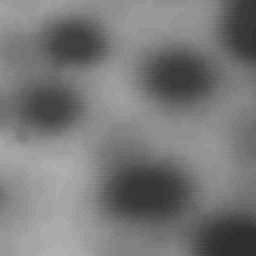
%> input picture Codes for Exercise 7/7.tif, 128 x 128 px (shown 2 times larger)
$ octave Watershed.m   (GNU Octave 9; MATLAB toolbox functions it lacks are replaced by stand-ins)
%> lines starting %> are read from the running program, lines starting %| are printed output that depends on the picture; in (x1, y1, x2, y2) boxes, pixels count from 0 and x2, y2 are one past the last pixel; in counts of white or black regions, pixels touching at a corner belong together; the program's own positions count from 1
%in barnamei baraye WATERSHED ast,BARAYE
%EJRAYE BARNAME HAME BARNAME RA ENTEKHAB KARDE(Ctrl+A & Ctrl+C)VA DAR Command
%Window MATLAB PASTE KONID.
clc;
clear all;
close all;
Img=imread('7.tif');
%> Img: size 128x128 uint8; min 4, max 120, mean 71.2
bi=im2bw(Img,graythresh(Img));
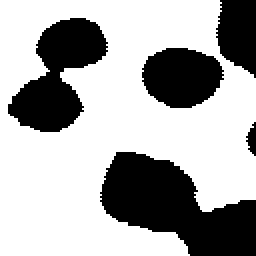
%> bi: size 128x128 logical (shown 2 times larger); 66.7% white; 5 black regions, box (x1, y1, x2, y2) and area: (50, 76, 128, 128) 2358, (4, 9, 54, 66) 1496, (71, 24, 112, 54) 943, (108, 0, 128, 39) 604, (123, 61, 128, 78) 53
bic=~bi;
dd=bwdist(bic);
W=watershed(-dd);
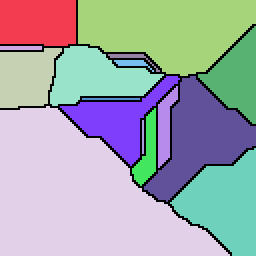
%> W: size 128x128 uint8 (shown 2 times larger); 17 distinct labels, from 0 to 16; one colour per label, 0 black
w=W==0;
%> w: size 128x128 logical; 5.6% white in thin lines or dots
rImg=bi&~w;
%> rImg: size 128x128 logical; 64.2% white; 1 black region, box (x1, y1, x2, y2) and area: (0, 0, 128, 128) 5860
figure,imshow(Img),title('tasvire vorudi');
h=fspecial('sobel');
Imgd=im2double(Img);
jazr=sqrt(imfilter(Imgd,h,'replicate').^2+imfilter(Imgd,h','replicate').^2);
mor=imclose(imopen(jazr,ones(3,3)),ones(3,3));
Wd=watershed(mor);
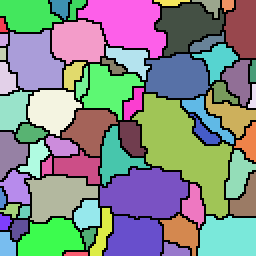
%> Wd: size 128x128 uint8 (shown 2 times larger); 66 distinct labels, from 0 to 65; one colour per label, 0 black
wg=Wd==0;
%> wg: size 128x128 logical; 12.7% white in thin lines or dots
tg=Img;
tg(wg)=255;
%> tg: size 128x128 uint8; min 4, max 255, mean 94.1
hj=imextendedmin(Img,20);
%> hj: size 128x128 logical; 17% white; 7 white regions, largest, box (x1, y1, x2, y2) and area: (56, 84, 92, 108) 691, (76, 28, 104, 49) 463, (101, 110, 128, 128) 433
Lhj=watershed(bwdist(hj));
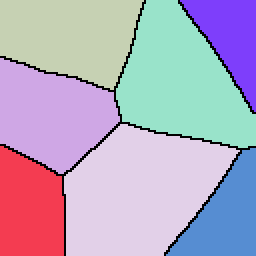
%> Lhj: size 128x128 uint8 (shown 2 times larger); 8 distinct labels, from 0 to 7; one colour per label, 0 black
hk=Lhj==0;
%> hk: size 128x128 logical; 3.4% white in thin lines or dots
mm=imimposemin(jazr,hj|hk);
wm=watershed(mm);
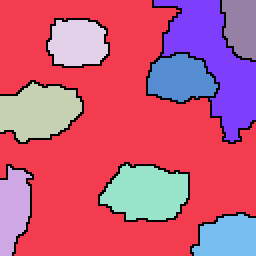
%> wm: size 128x128 uint8 (shown 2 times larger); 10 distinct labels, from 0 to 9; one colour per label, 0 black
figure,imshow(mm),title('gradian tasvire vorudi');
%> after `imshow(mm)`:
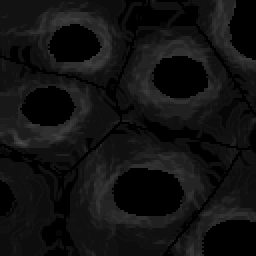
%> displayed picture: size 128x128, on the screen's scale of 0 to 255 (shown 2 times larger); min 0, max 76, mean 17.6
out=Img;
out(wm==0)=255;
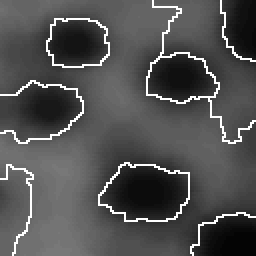
%> out: size 128x128 uint8 (shown 2 times larger); min 4, max 255, mean 80.8
figure,imshow(out),title('tasvire khoruji Watershed');

$ run again, with Codes for Exercise 7/4.tif copied over Codes for Exercise 7/7.tif
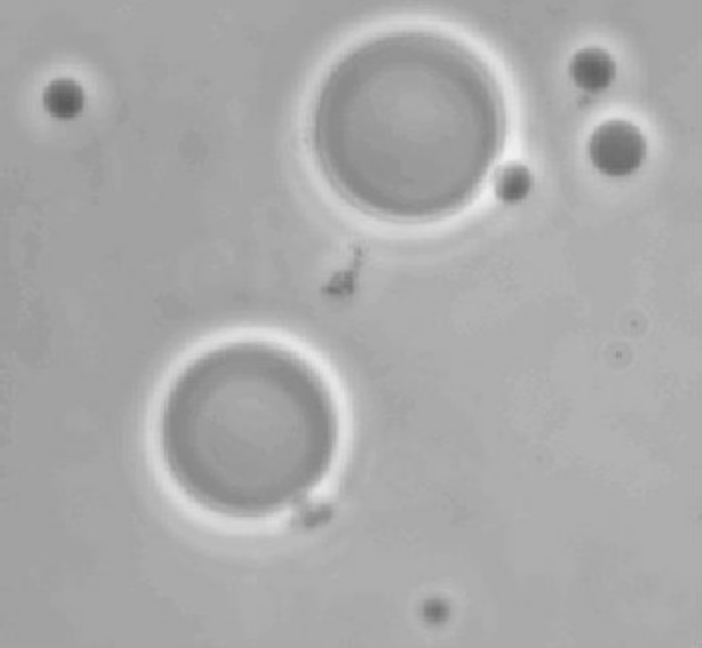
%> input picture Codes for Exercise 7/4.tif, 702 x 648 px
%> Img is the input picture: size 648x702 uint8; min 90, max 241, mean 169.6
%> `bi=im2bw(Img,graythresh(Img));`:
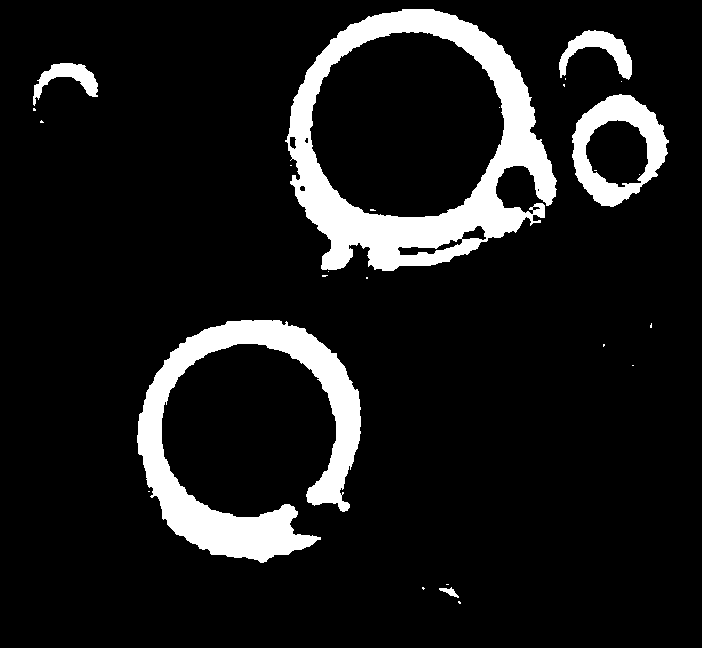
%> bi: size 648x702 logical; 10.5% white; 26 white regions (20 under 20 px), largest, box (x1, y1, x2, y2) and area: (285, 9, 557, 271) 22892, (137, 320, 361, 563) 17674, (572, 94, 669, 207) 4664, (559, 30, 632, 80) 1454, (33, 63, 98, 106) 1064, (439, 587, 459, 598) 92
%> W: size 648x702 uint16; 288 distinct labels, from 0 to 287
%> w: size 648x702 logical; 7.7% white in thin lines or dots
%> rImg: size 648x702 logical; 9.3% white; 287 white regions (61 under 20 px), largest, box (x1, y1, x2, y2) and area: (269, 504, 321, 555) 1443, (494, 130, 537, 169) 1170, (158, 486, 196, 536) 1103
%> Wd: size 648x702 uint16; 1502 distinct labels, from 0 to 1501
%> wg: size 648x702 logical; 10.8% white in thin lines or dots
%> tg: size 648x702 uint8; 10.79% of pixels changed, all inside (x1, y1, x2, y2) = (0, 0, 702, 648)
%> hj: size 648x702 logical; 7.7% white; 11 white regions, largest, box (x1, y1, x2, y2) and area: (315, 38, 496, 214) 18852, (165, 352, 330, 509) 11842, (597, 134, 639, 174) 1322
%> Lhj: size 648x702 uint8; 12 distinct labels, from 0 to 11
%> hk: size 648x702 logical; 0.86% white in thin lines or dots
%> wm: size 648x702 uint8; 13 distinct labels, from 0 to 12
%> `out(wm==0)=255;`:
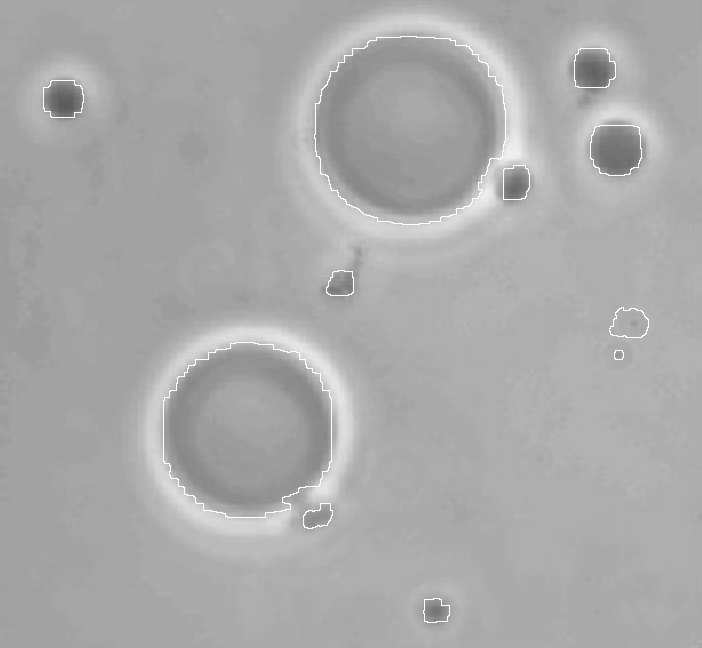
%> out: size 648x702 uint8; 0.57% of pixels changed, all inside (x1, y1, x2, y2) = (43, 36, 649, 623)

$ run again, with Codes for Exercise 7/5.tif copied over Codes for Exercise 7/7.tif
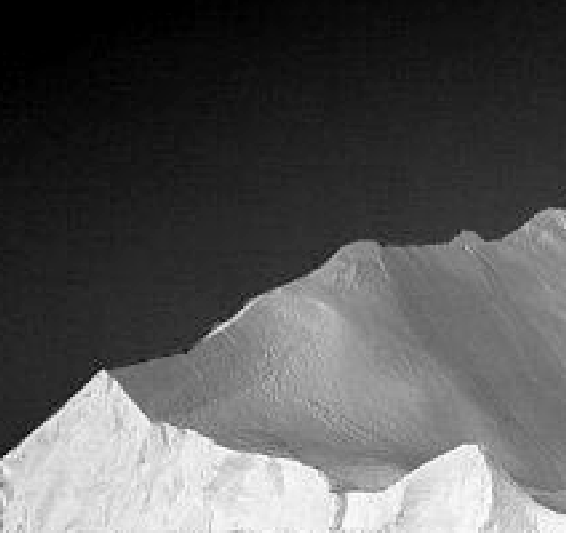
%> input picture Codes for Exercise 7/5.tif, 566 x 533 px
%> Img is the input picture: size 533x566 uint8; min 0, max 254, mean 87.3
%> `bi=im2bw(Img,graythresh(Img));`:
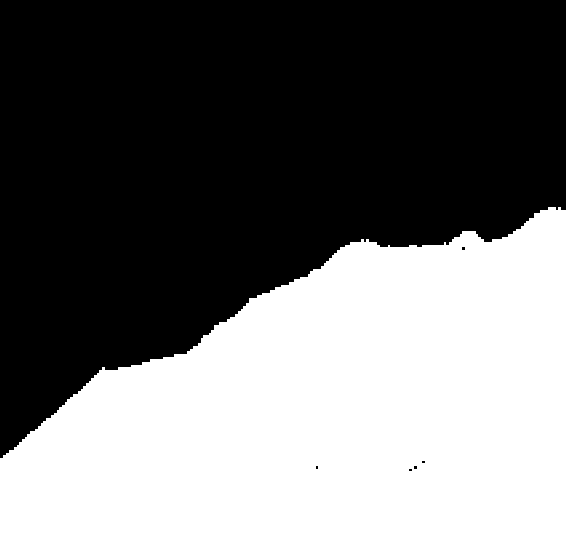
%> bi: size 533x566 logical; 43% white; 1 white region, box (x1, y1, x2, y2) and area: (0, 207, 566, 533) 129631
%> W: size 533x566 uint8; 38 distinct labels, from 0 to 37
%> w: size 533x566 logical; 3.2% white in thin lines or dots
%> rImg: size 533x566 logical; 41.2% white; 37 white regions, largest, box (x1, y1, x2, y2) and area: (0, 346, 316, 533) 43442, (426, 207, 566, 461) 24766, (411, 462, 566, 533) 10940
%> Wd: size 533x566 uint16; 2625 distinct labels, from 0 to 2624
%> wg: size 533x566 logical; 17.9% white in thin lines or dots
%> tg: size 533x566 uint8; 17.88% of pixels changed, all inside (x1, y1, x2, y2) = (0, 0, 566, 533)
%> hj: size 533x566 logical; 19.6% white; 85 white regions (34 under 20 px), largest, box (x1, y1, x2, y2) and area: (0, 0, 566, 202) 53577, (73, 458, 113, 506) 683, (35, 469, 67, 533) 677
%> Lhj: size 533x566 uint8; 86 distinct labels, from 0 to 85
%> hk: size 533x566 logical; 2.8% white in thin lines or dots, all inside (x1, y1, x2, y2) = (0, 114, 566, 533)
%> wm: size 533x566 uint8; 71 distinct labels, from 0 to 70
%> `out(wm==0)=255;`:
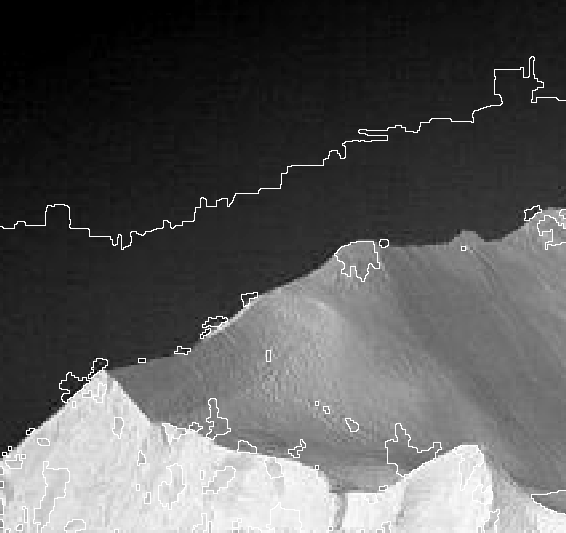
%> out: size 533x566 uint8; 1.69% of pixels changed, all inside (x1, y1, x2, y2) = (0, 56, 566, 533)
